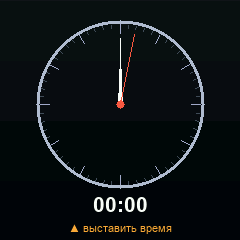
#> input picture work/build/c060.ppm, 240 x 240 px; its folder holds only this picture in this run
$ python -i mkmod.py   (imports and definitions only)
#> lines starting #> are read from the running program, lines starting #| are printed output that depends on the picture
### studio/zealmod/tab.py
"""Таблица ZealMod: та же раскладка, что в work/src/zmtab.h.

Ядро прошивки читает эту структуру из флеша, Studio её туда пишет.  Любое
расхождение — и часы получат мусор вместо списка приложений, поэтому размеры
проверяются с обеих сторон (в C стоят _Static_assert).
"""
import struct

MAGIC = 0x444F4D5A          # 'ZMOD'
TAB_VER = 1
ABI = 1
MAX_MODS = 32
MAX_MMU = 16
NAME_MAX = 32
BUILD_MAX = 24

LANGS = {'en': 0, 'ru': 1, '0': 0, '1': 1}
LANG_NAMES = ['English', 'Русский']

MAP_FMT = '<HH'
MAP_SIZE = 4
THEME_FMT = '<IBBBBHHHHHHHHHHIIIHH32s'
THEME_SIZE = 76
MOD_FMT = '<IIIIIHBB'
MOD_SIZE = 24
CFG_FMT = '<4sBBBBHHIB3s'
CFG_SIZE = 20
TAB_SIZE = 8 + MAX_MMU * MAP_SIZE + 16 + CFG_SIZE + THEME_SIZE + MAX_MODS * MOD_SIZE + BUILD_MAX

assert struct.calcsize(THEME_FMT) == THEME_SIZE, struct.calcsize(THEME_FMT)
assert struct.calcsize(MOD_FMT) == MOD_SIZE
assert struct.calcsize(CFG_FMT) == CFG_SIZE
assert TAB_SIZE == 976


def rgb565(r, g, b):
    """Цвет в том виде, в каком его глотает экран: RGB565 со сменой байт."""
    v = ((r & 0xF8) << 8) | ((g & 0xFC) << 3) | (b >> 3)
    return ((v >> 8) & 0xFF) | ((v & 0xFF) << 8)


# [21 lines left out: functions parse_color, unrgb565, not called in this run]


def hex_color(v):
    r, g, b = unrgb565(v)
    return f'#{r:02x}{g:02x}{b:02x}'


def utf8(s, n):
    b = str(s).encode('utf-8')[:n - 1]
    return b + b'\0' * (n - len(b))


# [68 lines left out: functions pack_theme, pack_mod, pack_cfg, _stamp, pack_tab, mod_id, not called in this run]


BUTTONS = {'up': 0, 'down': 1, 'left': 2, 'right': 3,
           'вверх': 0, 'вниз': 1, 'влево': 2, 'вправо': 3}


# [6 lines left out: function button, not called in this run]


DEFAULT_THEME = {
    'name': 'ZealMod',
    'layout': 0, 'reflection': 42, 'flags': 0, 'spacing': 92,
    'bg_top': rgb565(16, 18, 30), 'bg_bot': rgb565(3, 3, 6),
    'fl_top': rgb565(3, 3, 6), 'fl_bot': rgb565(14, 15, 24),
    'line': rgb565(44, 48, 66), 'accent': rgb565(230, 230, 240),
    'text': rgb565(255, 255, 255), 'text_dim': rgb565(60, 62, 74),
    'shadow': rgb565(0, 0, 0),
}

### studio/zealmod/mkmod.py
"""Сборка .zm из исходников — это делает разработчик, а не пользователь.

Нужен компилятор riscv64-elf-gcc и Pillow (для обложек).  Готовый .zm потом
ставится на любые часы через Studio, где ничего этого нет.
"""
import json
import os
import subprocess
from pathlib import Path

from . import pack, tab

CC = os.environ.get('ZM_CC', 'riscv64-elf-gcc')
LD = os.environ.get('ZM_LD', 'riscv64-elf-ld')

# Ровно те же ключи, что у ядра, минус -flto: имена функций модуля должны
# дожить до компоновки, её делает Studio (link.py).
CFLAGS = ['-march=rv32imc_zicsr', '-mabi=ilp32', '-mno-relax', '-msmall-data-limit=0',
          '-Os', '-ffreestanding', '-nostdlib', '-fno-common', '-fno-strict-aliasing',
          '-Wall', '-Wextra', '-Wno-unused-parameter']


class MkError(Exception):
    pass


# [31 lines left out: functions _run, compile_module, not called in this run]


def cover_from_png(path, size=96):
    """PNG -> (8bpp, палитра, PNG для интерфейса)."""
#> called with path = '../../work/build/c060.ppm', size = 96
    try:
        from PIL import Image
    except ImportError:
        raise MkError('covers need Pillow: pip install pillow') from None
    import io
    im = Image.open(path).convert('RGB')
#> im is the input picture: PIL image 240x240 RGB; mean R, G, B 12.8, 18.3, 20.2
    if im.size != (size, size):
        im = im.resize((size, size), Image.NEAREST if im.width % size == 0 else Image.LANCZOS)
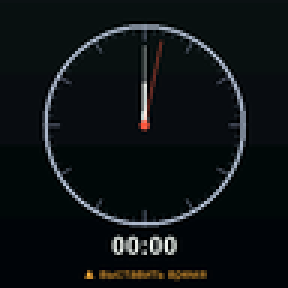
#> im: PIL image 96x96 RGB (shown 3 times larger); mean R, G, B 13.2, 18.4, 20.3
    q = im.convert('P', palette=Image.ADAPTIVE, colors=256)
    pal = (q.getpalette() + [0] * 768)[:768]
#> pal = 768 values, max 243 at index 1, min 0 at index 495, mean 46.8
    idx = bytes(q.getdata())
    raw = b''.join(int.to_bytes(tab.rgb565(*pal[i * 3:i * 3 + 3]), 2, 'little')
                   for i in range(256))
    buf = io.BytesIO()
    q.convert('RGB').save(buf, 'PNG')
    return idx, raw, buf.getvalue()


# [37 lines left out: functions build_module, _blobs, not called in this run]


def load_specs(path):
    data = json.loads(Path(path).read_text('utf-8'))
    return data['modules'] if isinstance(data, dict) else data

>>> result = cover_from_png('../../work/build/c060.ppm')
